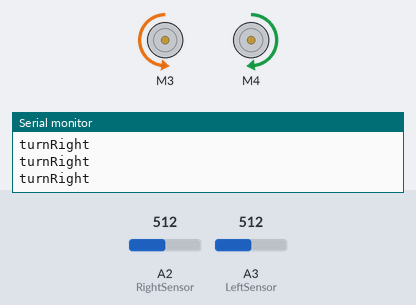
Recording of a sketch running on a simulated Arduino Uno, built with avr-gcc and run on an emulated ATmega328P. Shown: 2 × DC motor (green arrow = forward, orange = backward, longer = faster), the last lines printed to the serial monitor. Inputs (shaded band) come from the test bench; at power-on: A3 (LeftSensor) = 512, A2 (RightSensor) = 512.

Above: at 1.2 s.
1.3 s: A3 (LeftSensor) set to 537
At 2.3 s:
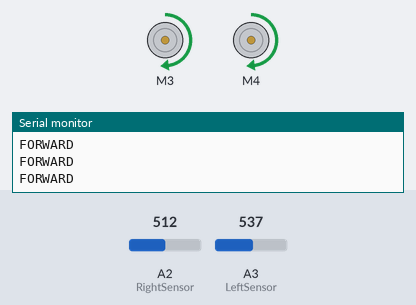
2.8 s: A2 (RightSensor) set to 144
4.3 s: A2 (RightSensor) set to 123
At 5.5 s:
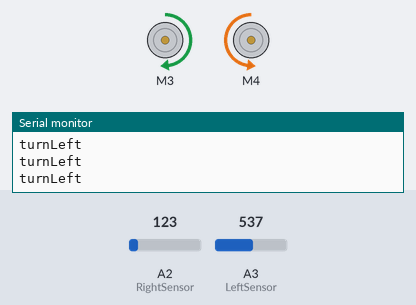
5.8 s: A3 (LeftSensor) set to 520
At 7.0 s:
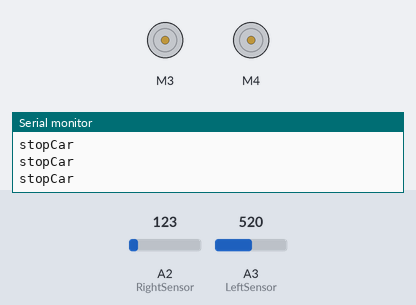
7.3 s: A2 (RightSensor) set to 140
At 8.2 s:
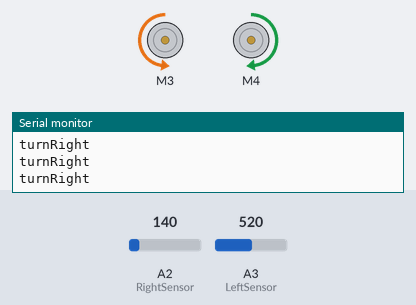
8.8 s: A2 (RightSensor) set to 122
At 9.2 s:
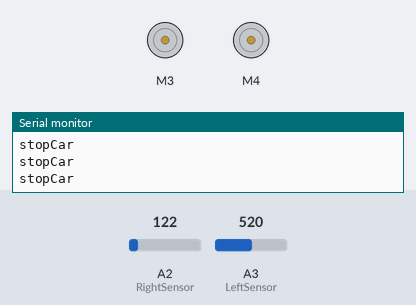
Timing chart, 0 to 11.3 s (numbered marks = the images above; inputs shaded):
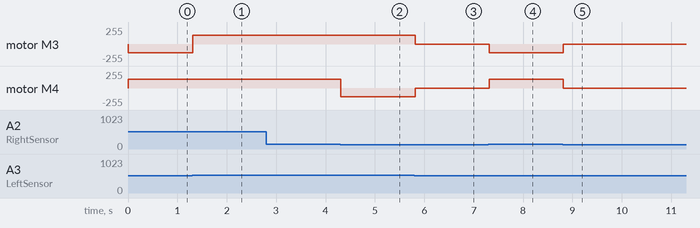

The sketch:

white_car.ino
```cpp
#include <AFMotor.h>

AF_DCMotor motor1(3, MOTOR12_64KHZ);
AF_DCMotor motor2(4, MOTOR12_64KHZ);

int LeftSensor = A3;
int RightSensor = A2;

int L_sensor_val = 0;
int R_sensor_val = 0;

int threshold_L = 530;
int threshold_R = 130;

int debug = 10;  // Set 1 to Debug & Set Greater than 1 or 10 to Run car


const int trigPin = 2;   // Trig pin of the ultrasonic sensor
const int echoPin = 13;  // Echo pin of the ultrasonic sensor

void setup() {
  motor1.setSpeed(130);
  motor2.setSpeed(130);
  Serial.begin(9600);

  pinMode(trigPin, OUTPUT);
  pinMode(echoPin, INPUT);
}

void loop() {
  L_sensor_val = analogRead(LeftSensor);
  R_sensor_val = analogRead(RightSensor);
  //printInfo();

/*

  if (checkObstacle()) {
    Serial.println("obstacle so Stop");
    stopCar();
    delay(1000);
  }
*/
  if (L_sensor_val < threshold_L && R_sensor_val < threshold_R) {
    stopCar();
    /* if (!checkObstacle()) {
      Serial.println("No obstacle so mv FORWARD");
      moveForward();
    }
    */
  }

  if (L_sensor_val > threshold_L && R_sensor_val > threshold_R) {
    moveForward();
  }

  if (L_sensor_val > threshold_L && R_sensor_val < threshold_R) {
    turnLeft();
  }

  if (L_sensor_val < threshold_L && R_sensor_val > threshold_R) {
    turnRight();
  }
}

void turnLeft() {
  Serial.println("turnLeft");

  if (debug > 1) {
    motor1.run(FORWARD);
    motor2.run(BACKWARD);
  } else {
    delay(500);
  }
}

void turnRight() {
  Serial.println("turnRight");

  if (debug > 1) {

    motor1.run(BACKWARD);
    motor2.run(FORWARD);

  } else {
    delay(500);
  }
}

void stopCar() {
  Serial.println("stopCar");

  if (debug > 1) {

    motor1.run(RELEASE);
    motor2.run(RELEASE);
  } else {
    delay(500);
  }
}

void moveForward() {
  Serial.println("FORWARD");

  if (debug > 1) {

    motor1.run(FORWARD);
    motor2.run(FORWARD);
  } else {
    delay(500);
  }
}

void printInfo() {

  Serial.print("L");
  Serial.print(L_sensor_val);
  Serial.print("-");

  Serial.print("R");
  Serial.print(R_sensor_val);
  Serial.println("");
}

bool checkObstacle() {
  digitalWrite(trigPin, LOW);
  delayMicroseconds(2);

  digitalWrite(trigPin, HIGH);
  delayMicroseconds(10);

  digitalWrite(trigPin, LOW);

  long duration = pulseIn(echoPin, HIGH);
  float distance = duration * 0.034 / 2;

  bool obstacleDetected = (distance <= 10);
  if (obstacleDetected) {
    Serial.print("Obstacle detected at distance: ");
    Serial.println(distance);
  }


  return obstacleDetected;
}
/*
void avoidObstacle() {
  // Perform obstacle avoidance here
  // For example, you can make the robot turn left or right to avoid the obstacle
  Serial.println("Avoiding obstacle...");
  turnLeft();

  delay(1000); // Adjust the delay based on your robot's speed and turning capability
}*/
```

Measured:
- the behaviour switches between 530 and 531 on A3 (LeftSensor) (found by bisection; images 0 and 1)
- the behaviour switches between 130 and 129 on A2 (RightSensor) (found by bisection; images 1 and 2)
- after the input at 1.3 s, motor M3: backward 130/255 → forward 130/255 at once
- after the input at 4.3 s, motor M4: forward 130/255 → backward 130/255 at once
- after the input at 5.8 s, motor M3: forward 130/255 → stopped at once; motor M4: backward 130/255 → stopped at once
- after the input at 7.3 s, motor M3: stopped → backward 130/255 at once; motor M4: stopped → forward 130/255 at once
- after the input at 8.8 s, motor M3: backward 130/255 → stopped at once; motor M4: forward 130/255 → stopped at once
